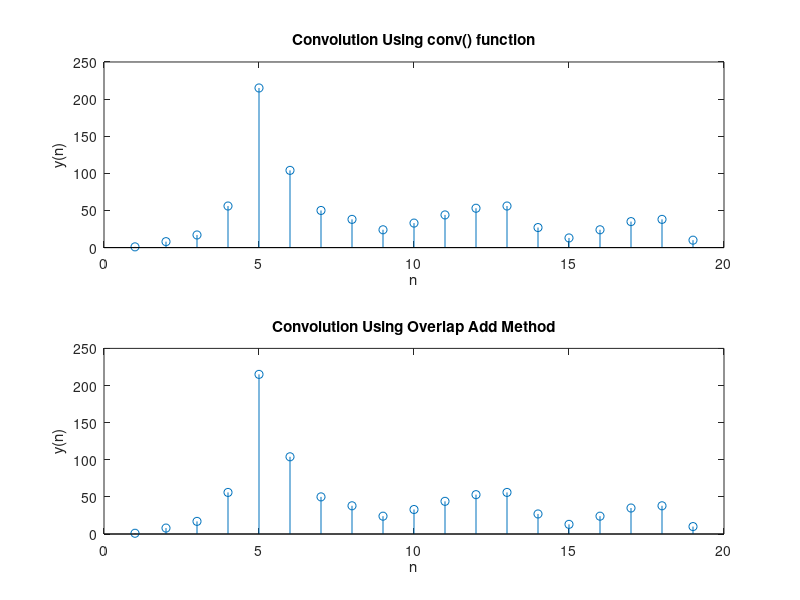

MATLAB code for this plot:
% Overlap Add method for Linear Convolution

x=[1 2 3 34 5 6 4 2 4 5 6 7 2 1 3 4 5];    
h=[1 6 2];
L=input('L=');
N1=length(x);
M=length(h);
lc=conv(x,h);
x=[x zeros(1,mod(-N1,L))];
N2=length(x);
h=[h zeros(1,L-1)];
H=fft(h,L+M-1);
S=N2/L;
index=1:L;
X=zeros(M-1);
for stage=1:S
    xm=[x(index) zeros(1,M-1)];       
    X1=fft(xm,L+M-1);
    Y=X1.*H;
    Y=ifft(Y);
    Z=X((length(X)-M+2):length(X))+Y(1:M-1);   
    X=[X(1:(stage-1)*L) Z Y(M:M+L-1)];
    index=stage*L+1:(stage+1)*L;
end
i=1:N1+M-1;
X=X(i);
figure
subplot(2,1,1);
stem(lc);
title('Convolution Using conv() function');
xlabel('n');
ylabel('y(n)');
subplot(2,1,2);
stem(X);
title('Convolution Using Overlap Add Method');
xlabel('n');
ylabel('y(n)');